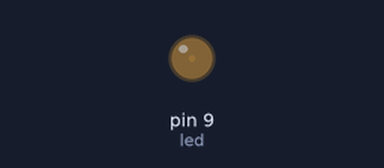
Simulated run of this sketch. Board: Arduino Uno, built with avr-gcc and run on an emulated ATmega328P. On the bench: output pins drawn as LEDs (lit = HIGH).

Above: at 0.05 s.
At 0.65 s:
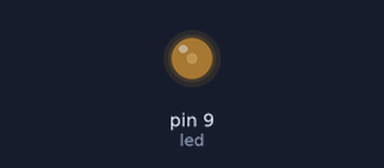
At 1.3 s:
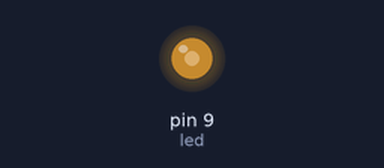
At 2.55 s:
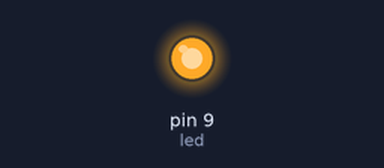
Timing chart, 0 to 5.9 s (numbered marks = the images above):
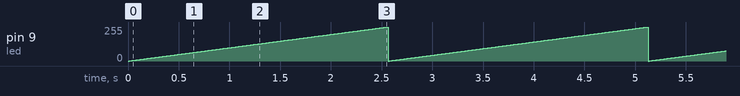

The sketch:

Third.ino
```cpp
//LED Fader
// So this uses PWM (pulse width modulation) pin to tweak the voltage of the LED pins so that it fades.......using for loop

int led=9;
void setup()
{
  pinMode(led, OUTPUT);
}

void loop()
{
  for(int i=0; i<256; i++)
  {
    analogWrite(led,i);
    delay(10);
  }
}
```

Measured:
- by itself, pin 9 (led): ramps from 0/255 to 255/255 and jumps back, once every 2.6 s
